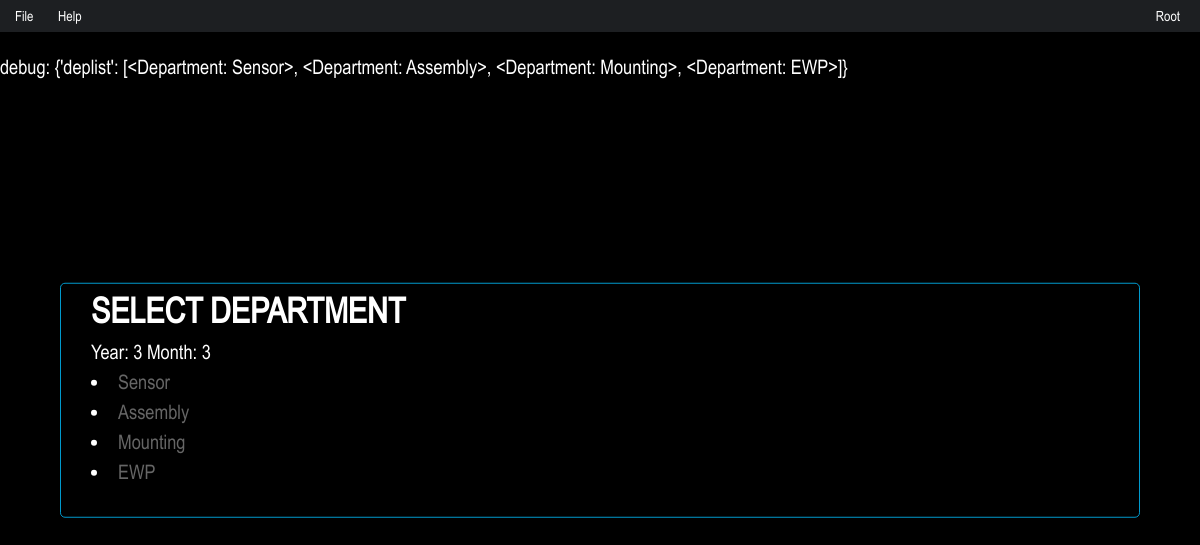
The page /Records/Open/3/3 (signed in) on the database its author committed.
### productionactual/models.py (models this page shows)
class Department(models.Model):
    department_name = models.CharField(max_length=40)
    def __str__(self):
        return self.department_name

### productionactual/views.py (the view)
# urls.py: path('Open/<int:year>/<int:month>', views.OpenDepartmentView, name='OpenDepartment'),
def OpenDepartmentView(request, year, month):
    queryset = Department.objects.all()
    deplist = queryset.filter()
    res = []
    for i in deplist:
        if i not in res:
            res.append(i)
    deplist = res
    context = {}
    dbgcontext ={}
    context["year"] = year
    context["month"] = month
    context["deplist"] = deplist
    dbgcontext["deplist"] = deplist
    debug_out = "debug: "+ str(dbgcontext)
    context["debug_out"] = debug_out
    return render(request, "productionactual/opendepartment.html", context)

### productionactual/templates/productionactual/opendepartment.html (shortened to what this page needs)
{% extends 'smenu.html' %}
{% block content %}
{% if user.is_authenticated %}
<div class="modal-content">
    <div>
        <h3 class="modal-title">Select Department</h3>
        <span>Year: {{ year }} Month: {{ month }} </span>
        {% for Department in deplist %}
        <li><a href="./{{ month }}/{{ Department }}"> {{ Department }}</a></li>
    {% endfor %}
    </div>
</div>
{{ debug_out }}
{% endif %}
{% endblock %}

### templates/smenu.html (shortened to what this page needs)
{% extends 'base.html' %}
{% block menu %}
{% if user.is_authenticated %}
<ul id="smenu" class="smenu active">
<li>
    <a>File</a>
  </li>
  <li>
      <a>Help</a>
  </li>
  <li class="menu-float-right">
      <a>{{ user.username }}</a>
  </li>
</ul>
{% endif %}
{% endblock %}

### productionactual/static/productionactual/style.css (style rules this page uses)
:root { --accent-color:#09c; --accent-light-color:#00a3da }
* { -webkit-tap-highlight-color:rgba(0,0,0,0); -webkit-user-drag:none; -moz-user-drag:none; -webkit-box-sizing:border-box; -moz-box-sizing:border-box; box-sizing:border-box; -ms-touch-action:manipulation; touch-action:manipulation; vertical-align:top; font-weight:400; outline:none }
body,html { margin:0; padding:0; height:100%; width:100%; color:#fff; font-size:20px; background-color:#000; font-family:Arial Narrow; }
h1,h2,h3,h4,h5,h1.login-title { text-transform:uppercase; font-weight:700; margin:0 }
a { color: #666; }
.menu-float-right { float: right; margin-right: 10px; }
.modal-content { padding:0 30px 30px 30px; max-width: 90%; max-height: 90%; overflow:auto; background-color: #fefefe; border: 1px solid #09c; border-radius:5px; background-color: rgb(0, 0, 0); position:absolute; top: 50%; left: 50%; -ms-transform: translate(-50%, -50%); transform: translate(-50%, -50%); }
#smenu { padding-left: 5px; background-color: #1d1f22; height: 32px }
ol, ul { list-style: none; list-style-image: none }
.smenu { display: block; z-index: 99 }
.smenu, .smenu li { position: relative }
.smenu li { display: inline-block }
.smenu a, .overflow-smenu a { height: 32px; line-height: 32px; display: block; cursor: pointer; padding: 0 10px; color: hsla(0, 0%, 100%, .8); font-size: 14px; text-decoration: none; text-transform: capitalize; }

### rows shown on the page
Department: department_name "Sensor"
Department: department_name "Assembly"
Department: department_name "Mounting"
Department: department_name "EWP"

### other values the page prints
{{ user.username }} "Root"
{{ year }} "3"
{{ month }} "3"
{{ debug_out }} "debug: {'deplist': [<Department: Sensor>, <Department: Assembly>, <Department: Mounting>, <Department: EWP>]}"
